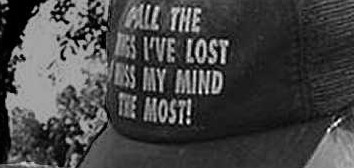
%> input picture Image Processing/HW2/97.jpg, 354 x 168 px
$ octave hw2_task1.m   (GNU Octave 9; MATLAB toolbox functions it lacks are replaced by stand-ins)
%> lines starting %> are read from the running program, lines starting %| are printed output that depends on the picture
% read the image and convert it to double
clc;
close all;
clear all;


og_img = imread('97.jpg');
%> og_img is the input picture: size 168x354 uint8; min 0, max 255, mean 69.4
[rows, columns] = size(og_img);
%> rows = 168; columns = 354
four_trans = fft2(im2double(og_img));


% filter design:
D0_lp = 20; % cutoff for lowpass filter
D0_hp = 10; % cutoff for highpass filter
n = 2; % order
u = 0:(rows-1);
%> u = 168 values from 0 to 167
idx = find(u > rows/2);
%> idx = 83 values from 86 to 168
u(idx) = u(idx) - rows;

v = 0:(columns-1);
%> v = 354 values from 0 to 353
idy = find(v > columns/2);
%> idy = 176 values from 179 to 354
v(idy) = v(idy) - columns;

[V, U] = meshgrid(v, u);

% Euclidean distance:
D = sqrt(U.^2 + V.^2);
H_lp = 1./(1 + (D./D0_lp).^(2*n)); % filtering mask for lowpass
H_hp = 1./(1 + (D0_hp./D).^(2*n));

% lowpass:
G_lp = H_lp.*four_trans;
lowpass_img = real(ifft2(double(G_lp)));
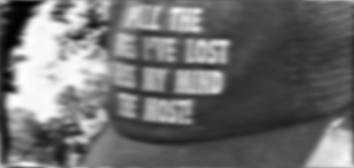
%> lowpass_img: size 168x354 double; min -0.0271, max 0.661, mean 0.272; drawn with min black and max white

% highpass:
G_hp = H_hp.*four_trans;
highpass_img = real(ifft2(double(G_hp)));
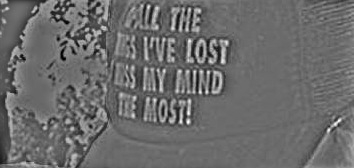
%> highpass_img: size 168x354 double; min -0.523, max 0.715, mean -5.97e-20; drawn with min black and max white

FT = fftshift(four_trans);
FT = log(FT);

% figures:
tiledlayout(2, 2);
nexttile
imshow(og_img, []), title('original image');
nexttile
imshow(FT, []), title('Fourier Transformation');
%> after `imshow(FT, [])`:
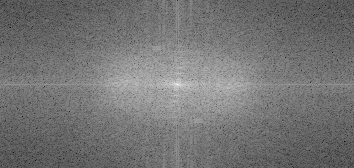
%> displayed picture: size 168x354, on the screen's scale of 0 to 255; min 0, max 255, mean 115.9
nexttile
imshow(lowpass_img, []), title('lowpass filter');
nexttile
imshow(highpass_img, []), title('highpass filter');

$ run again, with Image Processing/HW2/two_cats.jpg copied over Image Processing/HW2/97.jpg
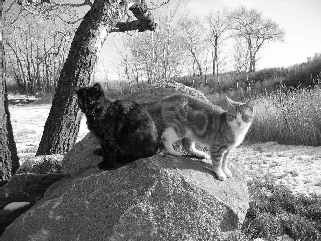
%> input picture Image Processing/HW2/two_cats.jpg, 321 x 241 px
%> og_img is the input picture: size 241x321 uint8; min 0, max 255, mean 133.2
%> `highpass_img = real(ifft2(double(G_hp)));`:
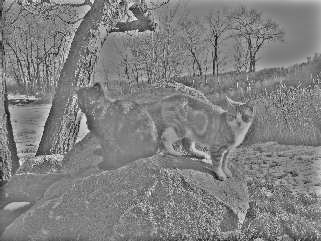
%> highpass_img: size 241x321 double; min -0.685, max 0.671, mean 3.67e-19; drawn with min black and max white
%> `imshow(FT, [])`:
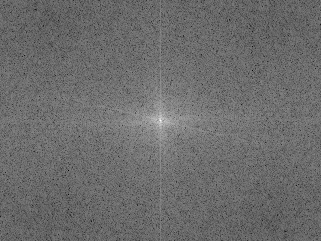
%> displayed picture: size 241x321, on the screen's scale of 0 to 255; min 0, max 255, mean 108
